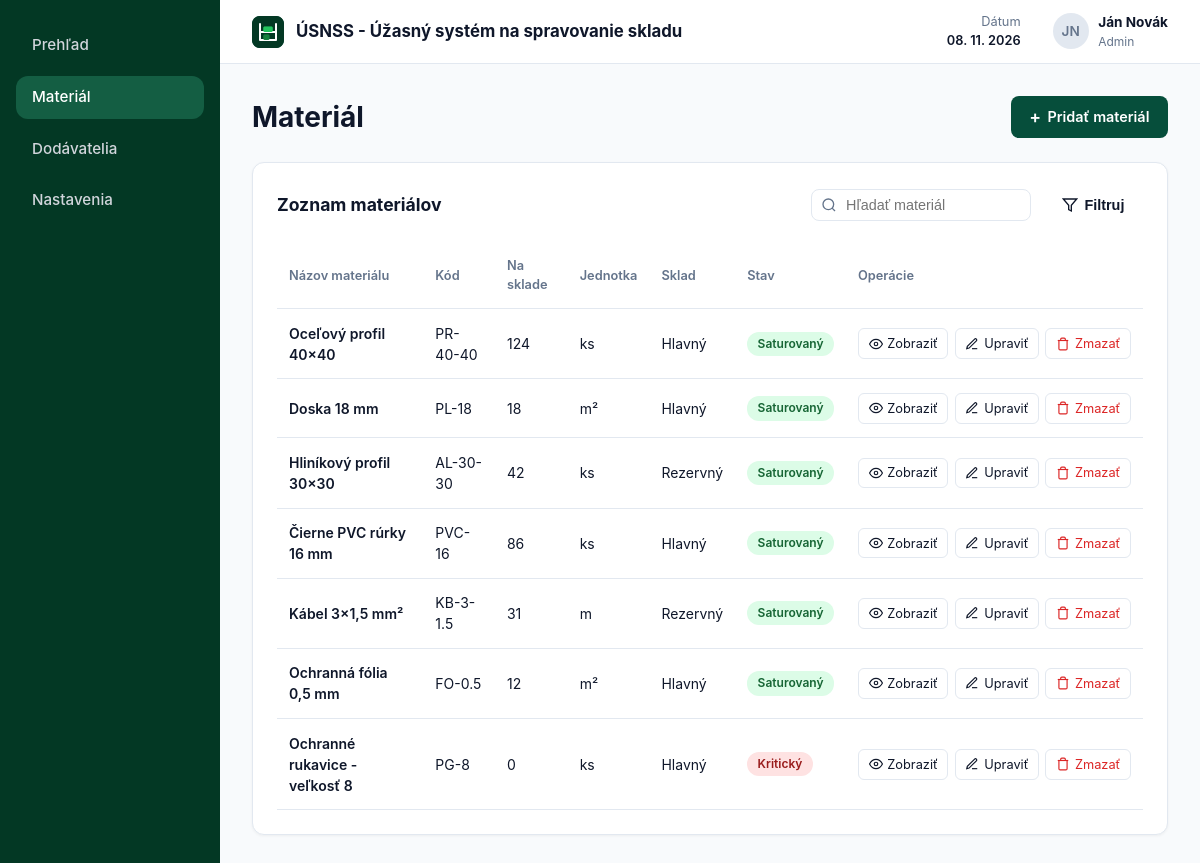
Page /?c=material&a=material on the committed database.
### tables this page shows
CREATE TABLE IF NOT EXISTS `materials` (
    `id` INT AUTO_INCREMENT PRIMARY KEY,
    `title` VARCHAR(255) NOT NULL,
    `code` VARCHAR(100) NOT NULL,
    `in_stock` INT NOT NULL DEFAULT 0,
    `min_stock` INT NOT NULL DEFAULT 0,
    `unit` VARCHAR(50) NOT NULL DEFAULT 'ks',
    `warehouse` VARCHAR(100) NOT NULL DEFAULT 'Hlavný',
    `description` TEXT NULL,
    `created_at` TIMESTAMP DEFAULT CURRENT_TIMESTAMP
);

### Framework/Http/Responses/Response.php (called while the page is built, shortened)
<?php
abstract class Response
{
    public function send(): void
    {
        $this->generate();
    }
}

### public/index.php (called while the page is built, shortened)
<?php
require __DIR__ . '/../Framework/ClassLoader.php';
try {
    $app = new App();
    $app->run();
} catch (Exception $e) {
    die('An error occurred: ' . $e->getMessage());
}

### Framework/Support/LinkGenerator.php (called while the page is built, shortened)
<?php
class LinkGenerator
{
    private Request $request;
    public function __construct(Request $request, Router $router)
    {
        $this->request = $request;
    }
    public function url(
        string|array $destination,
        array $parameters = [],
        bool $absolute = false,
        bool $appendParameters = false
    ): string {
        list($controller, $action) = explode(".", $destination);
        $args = $appendParameters ? $this->request->get() : [];
        $args = ["c" => lcfirst($controller), "a" => $action != "index" ? $action : null] + $parameters + $args;
        $basePath = $absolute ? $this->request->getBaseUrl() : "";
        return $basePath . "?" . http_build_query($args);
    }
}

### Framework/Http/Request.php (called while the page is built, shortened)
<?php
class Request
{
    private array $get;
    private array $post;
    public function __construct()
    {
        $this->get = $_GET;
        $this->post = $_POST;
    }
    public function get(?string $key = null): mixed
    {
        return $key === null ? $this->get : ($this->get[$key] ?? null);
    }
    public function post(?string $key = null): mixed
    {
        return $key === null ? $this->post : ($this->post[$key] ?? null);
    }
    public function value(string $key): mixed
    {
        return $this->post($key) ?? $this->get($key);
    }
}

### App/Controllers/MaterialController.php (called while the page is built, shortened)
<?php
class MaterialController extends BaseController
{
    public function material(Request $request): Response
    {
        $search = trim((string)$request->value('search'));
        if ($search !== '') {
            $materials = Material::getAll(
                '`title` LIKE ? OR `code` LIKE ? OR `warehouse` LIKE ?',
                ["%{$search}%", "%{$search}%", "%{$search}%"],
                'id ASC'
            );
        } else {
            $materials = Material::getAll(orderBy: 'id ASC');
        }
        return $this->html([
            'materials' => $materials,
            'search' => $search,
        ], 'material');
    }
}

### Framework/Support/functions.php (called while the page is built)
<?php
if (!function_exists('e')) {
    function e(mixed $value): string
    {
        return htmlspecialchars((string)$value, ENT_QUOTES | ENT_SUBSTITUTE | ENT_HTML5, 'UTF-8');
    }
}

### Framework/ClassLoader.php (called while the page is built, shortened)
<?php
class ClassLoader
{
    public static function Boot(): void
    {
        spl_autoload_register(function ($class_name) {
            $file = self::getClassFile($class_name);
        });
    }
    public static function getClassFile(string $className): string
    {
        $baseDir = realpath(dirname(__DIR__));
        $relativePath = str_replace('\\', DIRECTORY_SEPARATOR, ltrim($className, '\\')) . '.php';
        return $baseDir . DIRECTORY_SEPARATOR . $relativePath;
    }
}
require __DIR__ . DIRECTORY_SEPARATOR . 'Support' . DIRECTORY_SEPARATOR . 'functions.php';

### Framework/Core/Model.php (called while the page is built, shortened)
<?php
abstract class Model implements \JsonSerializable
{
    protected static ?string $tableName = null;
    protected static ?string $primaryKey = null;
    protected static array $columnsMap = [];
    private static array $dbColumns = [];
    private static IDbConvention $dbConventions;
    protected static function getTableName(): string
    {
        if (!empty(static::$tableName)) {
            return static::$tableName;
        }
        return self::getConventions()->getTableName(get_called_class());
    }
    protected static function getPkColumnName(): string
    {
        if (!empty(static::$primaryKey)) {
            return static::$primaryKey;
        }
        return self::getConventions()->getPkColumnName(get_called_class());
    }
    protected static function getColumnsMap(): array
    {
        return static::$columnsMap ?? [];
    }
    public static function getAll(
        ?string $whereClause = null,
        array   $whereParams = [],
        ?string $orderBy = null,
        ?int    $limit = null,
        ?int    $offset = null
    ): array
    {
        try {
            $sql = "SELECT " . static::getDBColumnNamesList() . " FROM `" . static::getTableName() . "`";
            if ($orderBy !== null) {
                $sql .= " ORDER BY $orderBy";
            }
            $stmt = Connection::getInstance()->prepare($sql);
            $stmt->execute($whereParams);
            $models = $stmt->fetchAll(PDO::FETCH_CLASS | PDO::FETCH_PROPS_LATE, static::class);
            $dataSet = new ResultSet($models);
            return $models;
        } catch (PDOException $exception) {
            throw new Exception('Query failed: ' . $exception->getMessage(), 0, $exception);
        }
    }
    private static function getDbColumns(): array
    {
        try {
            $sql = "DESCRIBE " . static::getTableName();
            $stmt = Connection::getInstance()->prepare($sql);
            $stmt->execute([]);
            self::$dbColumns[static::class] = array_column($stmt->fetchAll(), 'Field');
            return self::$dbColumns[static::class];
        } catch (PDOException $exception) {
            throw new Exception('Query failed: ' . $exception->getMessage(), 0, $exception);
        }
    }
    private function getIdValue(): mixed
    {
        $pk = static::getPkColumnName();
        $prop = static::toPropertyName($pk);
        return isset($this->{$prop}) ? $this->{$prop} : null;
    }
    private static function getModelProperties(): array
    {
        $reflection = new \ReflectionClass(static::class);
        $properties = [];
        foreach ($reflection->getProperties() as $property) {
            $propertyName = $property->getName();
            if ($property->isStatic()) {
                continue;
            }
            $properties[$propertyName] = true;
        }
        return $properties;
    }
    private static function getDBColumnNamesList(): string
    {
        $dbColumns = [];
        foreach (static::getDbColumns() as $columnName) {
            $propertyName = static::toPropertyName($columnName);
            if ($propertyName != $columnName) {
                $dbColumns[] = "`$columnName` AS {$propertyName}";
            } else {
                $dbColumns[] = $columnName;
            }
        }
        return implode(', ', $dbColumns);
    }
    private static function toPropertyName(string $columnName): string
    {
        $customMapping = static::getColumnsMap();
        if (isset($customMapping[$columnName])) {
            return $customMapping[$columnName];
        } else {
            return static::getConventions()->toPropertyName($columnName);
        }
    }
    private static function getConventions(): IDbConvention
    {
        if (!isset(static::$dbConventions)) {
            static::$dbConventions = new (Configuration::DB_CONVENTIONS_CLASS)();
        }
        return static::$dbConventions;
    }
}

### Framework/DB/Connection.php (called while the page is built, shortened)
<?php
class Connection
{
    private static ?Connection $instance = null;
    private PDO $db;
    public function __construct(PDO $db)
    {
        $this->db = $db;
    }
    public static function getInstance(): Connection
    {
        try {
            if (self::$instance == null) {
                $db = new PDO(
                    'mysql:dbname=' . Configuration::DB_NAME . ';host=' . Configuration::DB_HOST,
                    Configuration::DB_USER,
                    Configuration::DB_PASS
                );
                $db->setAttribute(PDO::ATTR_ERRMODE, PDO::ERRMODE_EXCEPTION);
                $db->setAttribute(PDO::ATTR_EMULATE_PREPARES, true);
                self::$instance = new self($db);
            }
            return self::$instance;
        } catch (PDOException $e) {
            throw new Exception('Connection failed: ' . $e->getMessage());
        }
    }
    public function prepare(string $sql): DebugStatement
    {
        try {
            return new DebugStatement($this->db->prepare($sql));
        } catch (PDOException $e) {
            throw new Exception('Prepare failed: ' . $e->getMessage());
        }
    }
}

### Framework/DB/DebugStatement.php (called while the page is built, shortened)
<?php
class DebugStatement
{
    private PDOStatementAlias $stmt;
    public function __construct($stmt)
    {
        $this->stmt = $stmt;
    }
    public function execute(?array $params = null): bool
    {
        $result = $this->stmt->execute($params);
        $this->stmt->debugDumpParams();
        return $result;
    }
    public function __call(string $name, array $arguments): mixed
    {
        return $this->stmt->{$name}(...$arguments);
    }
}

### Framework/DB/DefaultConventions.php (called while the page is built, shortened)
<?php
class DefaultConventions implements IDbConvention
{
    public function toPropertyName(string $columnName): string
    {
        return $columnName;
    }
}

### App/Models/Material.php (called while the page is built, shortened)
<?php
class Material extends Model
{
    protected ?int $id = null;
    protected ?string $title = null;
    protected ?string $code = null;
    protected ?int $in_stock = null;
    protected ?int $min_stock = null;
    protected ?string $unit = null;
    protected ?string $warehouse = null;
    public function getId(): ?int
    {
        return $this->id;
    }
    public function getTitle(): ?string
    {
        return $this->title;
    }
    public function getCode(): ?string
    {
        return $this->code;
    }
    public function getInStock(): ?int
    {
        return $this->in_stock;
    }
    public function isCritical(): bool
    {
        return ($this->in_stock ?? 0) < ($this->min_stock ?? 0);
    }
    public function getUnit(): ?string
    {
        return $this->unit;
    }
    public function getWarehouse(): ?string
    {
        return $this->warehouse;
    }
    public function getStatus(): string
    {
        return $this->isCritical() ? 'Kritický' : 'Saturovaný';
    }
    public function getStatusBadgeClass(): string
    {
        return $this->isCritical() ? 'badge-critical' : 'badge-active';
    }
}

### App/Views/Material/material.view.php (the view, shortened to what this page needs)
<div class="page-header">
    <h1>Materiál</h1>
    <a href="<?= $link->url('material.create') ?>" class="btn btn-add">
        <span class="plus-icon">+</span> Pridať materiál
    </a>
</div>
<section class="card-container">
    <div class="card-toolbar">
        <h2>Zoznam materiálov</h2>
        <form method="get" action="<?= $link->url('material.material') ?>" class="toolbar-actions">
            <div class="search-input-wrapper">
                <svg class="search-icon" viewBox="0 0 24 24" width="16" height="16" stroke="currentColor" stroke-width="2" fill="none">
                    <circle cx="11" cy="11" r="8"></circle>
                    <line x1="21" y1="21" x2="16.65" y2="16.65"></line>
                </svg>
                <input type="text" name="search" value="<?= e($search ?? '') ?>" placeholder="Hľadať materiál">
            </div>
            <button type="submit" class="btn btn-filter">
                <svg viewBox="0 0 24 24" width="16" height="16" stroke="currentColor" stroke-width="2" fill="none">
                    <polygon points="22 3 2 3 10 12.46 10 19 14 21 14 12.46 22 3"></polygon>
                </svg>
                Filtruj
            </button>
        </form>
    </div>
    <div class="table-wrapper">
        <?php if (!empty($materials)) { ?>
            <table>
                <thead>
                <tr>
                    <th>Názov materiálu</th>
                    <th>Kód</th>
                    <th>Na sklade</th>
                    <th>Jednotka</th>
                    <th>Sklad</th>
                    <th>Stav</th>
                    <th>Operácie</th>
                </tr>
                </thead>
                <tbody>
                <?php foreach ($materials as $material) { ?>
                    <tr>
                        <td class="font-bold">
                            <a href="<?= $link->url('material.show', ['id' => $material->getId()]) ?>" style="color: inherit; text-decoration: none;">
                                <?= e($material->getTitle()) ?>
                            </a>
                        </td>
                        <td><?= e($material->getCode()) ?></td>
                        <td><?= e((string)$material->getInStock()) ?></td>
                        <td><?= e($material->getUnit()) ?></td>
                        <td><?= e($material->getWarehouse()) ?></td>
                        <td>
                            <span class="badge <?= e($material->getStatusBadgeClass()) ?>">
                                <?= e($material->getStatus()) ?>
                            </span>
                        </td>
                        <td>
                            <div class="actions-group">
                                <a href="<?= $link->url('material.show', ['id' => $material->getId()]) ?>" class="btn-action" style="text-decoration: none;">
                                    <svg viewBox="0 0 24 24" width="14" height="14" stroke="currentColor" stroke-width="2" fill="none"><path d="M1 12s4-8 11-8 11 8 11 8-4 8-11 8-11-8-11-8z"></path><circle cx="12" cy="12" r="3"></circle></svg>
                                    Zobraziť
                                </a>
                                <a href="<?= $link->url('material.edit', ['id' => $material->getId()]) ?>" class="btn-action" style="text-decoration: none;">
                                    <svg viewBox="0 0 24 24" width="14" height="14" stroke="currentColor" stroke-width="2" fill="none"><path d="M12 20h9"></path><path d="M16.5 3.5a2.121 2.121 0 0 1 3 3L7 19l-4 1 1-4L16.5 3.5z"></path></svg>
                                    Upraviť
                                </a>
                                <a href="<?= $link->url('material.delete', ['id' => $material->getId()]) ?>" class="btn-action btn-action-danger" style="text-decoration: none;" onclick="return confirm('Naozaj chcete zmazať tento materiál?');">
                                    <svg viewBox="0 0 24 24" width="14" height="14" stroke="currentColor" stroke-width="2" fill="none"><polyline points="3 6 5 6 21 6"></polyline><path d="M19 6v14a2 2 0 0 1-2 2H7a2 2 0 0 1-2-2V6m3 0V4a2 2 0 0 1 2-2h4a2 2 0 0 1 2 2v2"></path></svg>
                                    Zmazať
                                </a>
                            </div>
                        </td>
                    </tr>
                <?php } ?>
                </tbody>
            </table>
        <?php } ?>
    </div>
</section>

### rows in the picture
materials: title "Oceľový profil 40×40", code "PR-40-40", in_stock "124", unit "ks", warehouse "Hlavný", $material->getStatus() "Saturovaný"
materials: title "Doska 18 mm", code "PL-18", in_stock "18", unit "m²", warehouse "Hlavný", $material->getStatus() "Saturovaný"
materials: title "Hliníkový profil 30×30", code "AL-30-30", in_stock "42", unit "ks", warehouse "Rezervný", $material->getStatus() "Saturovaný"
materials: title "Čierne PVC rúrky 16 mm", code "PVC-16", in_stock "86", unit "ks", warehouse "Hlavný", $material->getStatus() "Saturovaný"
materials: title "Kábel 3×1,5 mm²", code "KB-3-1.5", in_stock "31", unit "m", warehouse "Rezervný", $material->getStatus() "Saturovaný"
materials: title "Ochranná fólia 0,5 mm", code "FO-0.5", in_stock "12", unit "m²", warehouse "Hlavný", $material->getStatus() "Saturovaný"
materials: title "Ochranné rukavice - veľkosť 8", code "PG-8", in_stock "0", unit "ks", warehouse "Hlavný", $material->getStatus() "Kritický"

### other values in the picture
App\Configuration::APP_NAME "ÚSNSS - Úžasný systém na spravovanie skladu"
